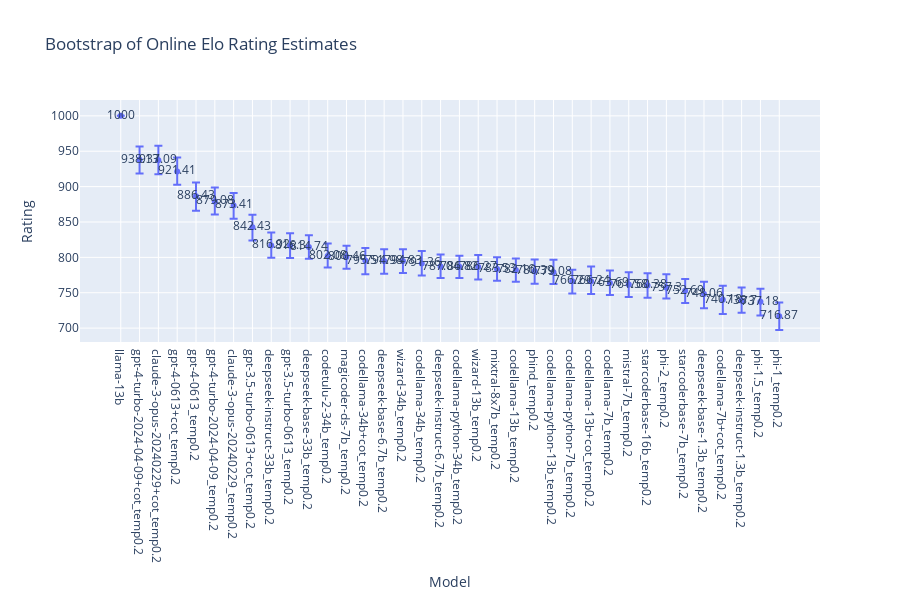

Notebook code cell kept with this figure:
### Markdown cell above
However, online Elo's confidence intervals are significantly larger than the MLE Elo.

### Code cell
fig = visualize_bootstrap_scores(bootstrap_online_elo, "Bootstrap of Online Elo Rating Estimates")
fig

### Figure 1 — Plotly figure (JSON) as saved in the notebook; plotly's stock layout.template omitted (floating-point values rounded to 4 significant figures)
{"data": [{"error_y": {"array": [0, 18.57, 20.5, 19.85, 19.5, 19.66, 17.43, 17.79, 18.3, 17.62, 16.48, 17.33, 16.02, 17.69, 16.54, 16.64, 17.53, 17.07, 15.34, 17.07, 16.57, 16.39, 16.48, 17.44, 16.3, 20.68, 17.82, 17.47, 17.03, 18.77, 16.58, 17.6, 19.6, 18.56, 18.34, 19.3], "arrayminus": [0, 19.72, 19.75, 18.87, 20.55, 18.6, 18.88, 18.77, 17.53, 17.36, 16.83, 16.24, 16.41, 19.43, 18.08, 17.11, 16.83, 16.07, 16.01, 17.55, 16.57, 16.46, 17.53, 16.8, 17.24, 17.98, 17.03, 17.55, 17.4, 15.37, 17.16, 20.04, 20.24, 17.09, 19.21, 19.4]}, "hovertemplate": "model=%{x}<br>rating=%{y}<br>rating_rounded=%{text}<extra></extra>", "legendgroup": "", "marker": {"color": "#636efa", "symbol": "circle"}, "mode": "markers+text", "name": "", "orientation": "v", "showlegend": false, "text": [1000, 938.1, 937.1, 921.4, 886.4, 879.1, 873.4, 842.4, 816.9, 816.3, 814.7, 802.1, 800.5, 795.5, 795.0, 794.8, 791.4, 787.0, 786.8, 786.3, 783.5, 782.2, 780.4, 779.1, 766.3, 766.2, 763.7, 761.6, 760.4, 757.3, 752.7, 748.1, 740.2, 738.7, 737.2, 716.9], "type": "scatter", "x": ["llama-13b", "gpt-4-turbo-2024-04-09+cot_temp0.2", "claude-3-opus-20240229+cot_temp0.2", "gpt-4-0613+cot_temp0.2", "gpt-4-0613_temp0.2", "gpt-4-turbo-2024-04-09_temp0.2", "claude-3-opus-20240229_temp0.2", "gpt-3.5-turbo-0613+cot_temp0.2", "deepseek-instruct-33b_temp0.2", "gpt-3.5-turbo-0613_temp0.2", "deepseek-base-33b_temp0.2", "codetulu-2-34b_temp0.2", "magicoder-ds-7b_temp0.2", "codellama-34b+cot_temp0.2", "deepseek-base-6.7b_temp0.2", "wizard-34b_temp0.2", "codellama-34b_temp0.2", "deepseek-instruct-6.7b_temp0.2", "codellama-python-34b_temp0.2", "wizard-13b_temp0.2", "mixtral-8x7b_temp0.2", "codellama-13b_temp0.2", "phind_temp0.2", "codellama-python-13b_temp0.2", "codellama-python-7b_temp0.2", "codellama-13b+cot_temp0.2", "codellama-7b_temp0.2", "mistral-7b_temp0.2", "starcoderbase-16b_temp0.2", "phi-2_temp0.2", "starcoderbase-7b_temp0.2", "deepseek-base-1.3b_temp0.2", "codellama-7b+cot_temp0.2", "deepseek-instruct-1.3b_temp0.2", "phi-1.5_temp0.2", "phi-1_temp0.2"], "xaxis": "x", "y": [1000, 938.1, 937.1, 921.4, 886.4, 879.1, 873.4, 842.4, 816.9, 816.3, 814.7, 802.1, 800.5, 795.5, 795.0, 794.8, 791.4, 787.0, 786.8, 786.3, 783.5, 782.2, 780.4, 779.1, 766.3, 766.2, 763.7, 761.6, 760.4, 757.3, 752.7, 748.1, 740.2, 738.7, 737.2, 716.9], "yaxis": "y"}], "layout": {"height": 600, "legend": {"tracegroupgap": 0}, "title": {"text": "Bootstrap of Online Elo Rating Estimates"}, "xaxis": {"anchor": "y", "domain": [0, 1], "title": {"text": "Model"}}, "yaxis": {"anchor": "x", "domain": [0, 1], "title": {"text": "Rating"}}}}
